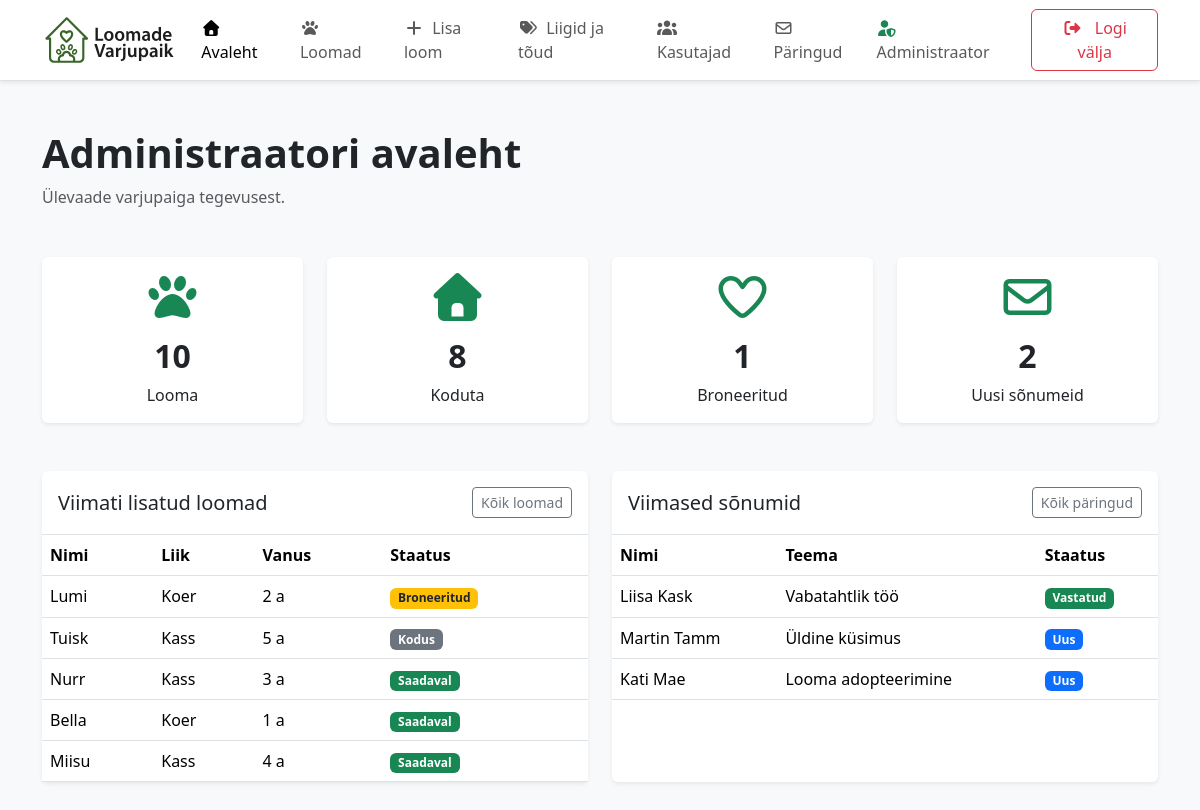
The page /veebirakendus/admin/index.php (signed in) on the database its author committed.
### tables this page shows
CREATE TABLE animals (
    id INT UNSIGNED AUTO_INCREMENT PRIMARY KEY,
    name VARCHAR(80) NOT NULL,
    species_id INT UNSIGNED NOT NULL,
    breed_id INT UNSIGNED NULL,
    sex ENUM('Isane', 'Emane') NOT NULL,
    birth_date DATE NOT NULL,
    size VARCHAR(40) NULL,
    color VARCHAR(80) NULL,
    location VARCHAR(120) NULL,
    neutered TINYINT(1) NOT NULL DEFAULT 0,
    chipped TINYINT(1) NOT NULL DEFAULT 0,
    short_description VARCHAR(255) NOT NULL,
    description TEXT NULL,
    status ENUM('Saadaval', 'Broneeritud', 'Hoolduses', 'Kodus') NOT NULL DEFAULT 'Saadaval',
    image VARCHAR(255) NULL,
    created_at TIMESTAMP NOT NULL DEFAULT CURRENT_TIMESTAMP,
    CONSTRAINT fk_animal_species FOREIGN KEY (species_id) REFERENCES species (id),
    CONSTRAINT fk_animal_breed FOREIGN KEY (breed_id) REFERENCES breeds (id) ON DELETE SET NULL,
    INDEX idx_animal_name (name)
);

CREATE TABLE species (
    id INT UNSIGNED AUTO_INCREMENT PRIMARY KEY,
    name VARCHAR(50) NOT NULL UNIQUE
);

CREATE TABLE contact_requests (
    id INT UNSIGNED AUTO_INCREMENT PRIMARY KEY,
    name VARCHAR(80) NOT NULL,
    email VARCHAR(120) NOT NULL,
    topic ENUM('Looma adopteerimine', 'Vabatahtlik töö', 'Annetamine', 'Üldine küsimus') NOT NULL,
    message TEXT NOT NULL,
    status ENUM('Uus', 'Vastatud') NOT NULL DEFAULT 'Uus',
    created_at TIMESTAMP NOT NULL DEFAULT CURRENT_TIMESTAMP
);

### veebirakendus/includes/functions.php (called while the page is built, shortened)
<?php
function e(mixed $value): string
{
    return htmlspecialchars((string) $value, ENT_QUOTES | ENT_SUBSTITUTE, 'UTF-8');
}
function age_label(string $birthDate): string
{
    $birth = new DateTimeImmutable($birthDate);
    $diff = $birth->diff(new DateTimeImmutable('today'));
    if ($diff->y >= 1) {
        return $diff->y . ' a';
    }
    $months = $diff->m + $diff->y * 12;
    $months = max(1, $months);
    return $months . ($months === 1 ? ' kuu' : ' kuud');
}
function status_badge_class(string $status): string
{
    return match ($status) {
        'Saadaval' => 'bg-success',
        'Broneeritud' => 'bg-warning text-dark',
        'Hoolduses' => 'bg-info text-dark',
        'Kodus' => 'bg-secondary',
        default => 'bg-light text-dark',
    };
}

### veebirakendus/admin/index.php (the view, shortened to what this page needs)
<?php
require_once __DIR__ . '/../includes/functions.php';
require __DIR__ . '/../includes/admin_header.php';
$pdo = db();
$stats = $pdo->query("SELECT
        COUNT(*) AS total,
        COALESCE(SUM(status = 'Saadaval'), 0) AS available,
        COALESCE(SUM(status = 'Broneeritud'), 0) AS reserved
    FROM animals")->fetch();
$newMessages = (int) $pdo->query("SELECT COUNT(*) FROM contact_requests WHERE status = 'Uus'")->fetchColumn();
$latestAnimals = $pdo->query("SELECT a.name, a.birth_date, a.status, s.name AS species_name
    FROM animals a
    JOIN species s ON s.id = a.species_id
    ORDER BY a.created_at DESC, a.id DESC
    LIMIT 5")->fetchAll();
$latestRequests = $pdo->query("SELECT name, topic, status
    FROM contact_requests
    ORDER BY created_at DESC, id DESC
    LIMIT 5")->fetchAll();
$statCards = [
    ['icon' => 'fa-paw', 'value' => (int) $stats['total'], 'label' => 'Looma', 'solid' => true],
    ['icon' => 'fa-house', 'value' => (int) $stats['available'], 'label' => 'Koduta', 'solid' => true],
    ['icon' => 'fa-heart', 'value' => (int) $stats['reserved'], 'label' => 'Broneeritud', 'solid' => false],
    ['icon' => 'fa-envelope', 'value' => $newMessages, 'label' => 'Uusi sõnumeid', 'solid' => false],
];
?>
<h1 class="fw-bold mb-2">Administraatori avaleht</h1>
<p class="text-muted mb-5">Ülevaade varjupaiga tegevusest.</p>
<div class="row g-4 mb-5">
    <?php foreach ($statCards as $card): ?>
        <div class="col-6 col-lg-3">
            <div class="card text-center shadow-sm border-0 h-100">
                <div class="card-body">
                    <i class="<?= $card['solid'] ? 'fa-solid' : 'fa-regular' ?> <?= e($card['icon']) ?> fa-3x text-success mb-3" aria-hidden="true"></i>
                    <h2 class="fw-bold"><?= e($card['value']) ?></h2>
                    <p class="mb-0"><?= e($card['label']) ?></p>
                </div>
            </div>
        </div>
    <?php endforeach; ?>
</div>
<div class="row g-4">
    <div class="col-lg-6">
        <div class="card shadow-sm border-0 h-100">
            <div class="d-flex justify-content-between align-items-center px-3 py-3 border-bottom">
                <h2 class="h5 mb-0">Viimati lisatud loomad</h2>
                <a href="animals.php" class="btn btn-sm btn-outline-secondary">Kõik loomad</a>
            </div>
            <div class="table-responsive">
                <table class="table table-hover align-middle mb-0">
                    <thead>
                        <tr><th scope="col">Nimi</th><th scope="col">Liik</th><th scope="col">Vanus</th><th scope="col">Staatus</th></tr>
                    </thead>
                    <tbody>
                        <?php foreach ($latestAnimals as $animal): ?>
                            <tr>
                                <td><?= e($animal['name']) ?></td>
                                <td><?= e($animal['species_name']) ?></td>
                                <td><?= e(age_label($animal['birth_date'])) ?></td>
                                <td><span class="badge <?= e(status_badge_class($animal['status'])) ?>"><?= e($animal['status']) ?></span></td>
                            </tr>
                        <?php endforeach; ?>
                    </tbody>
                </table>
            </div>
        </div>
    </div>
    <div class="col-lg-6">
        <div class="card shadow-sm border-0 h-100">
            <div class="d-flex justify-content-between align-items-center px-3 py-3 border-bottom">
                <h2 class="h5 mb-0">Viimased sõnumid</h2>
                <a href="requests.php" class="btn btn-sm btn-outline-secondary">Kõik päringud</a>
            </div>
            <div class="table-responsive">
                <table class="table table-hover align-middle mb-0">
                    <thead>
                        <tr><th scope="col">Nimi</th><th scope="col">Teema</th><th scope="col">Staatus</th></tr>
                    </thead>
                    <tbody>
                        <?php foreach ($latestRequests as $req): ?>
                            <tr>
                                <td><?= e($req['name']) ?></td>
                                <td><?= e($req['topic']) ?></td>
                                <td>
                                    <?php if ($req['status'] === 'Uus'): ?>
                                        <span class="badge bg-primary">Uus</span>
                                    <?php else: ?>
                                        <span class="badge bg-success"><?= e($req['status']) ?></span>
                                    <?php endif; ?>
                                </td>
                            </tr>
                        <?php endforeach; ?>
                    </tbody>
                </table>
            </div>
        </div>
    </div>
</div>
<?php require __DIR__ . '/../includes/admin_footer.php'; ?>

### rows shown on the page
animals: name "Lumi", species.name "Koer", birth_date "2 a", status "Broneeritud"
animals: name "Tuisk", species.name "Kass", birth_date "5 a", status "Kodus"
animals: name "Nurr", species.name "Kass", birth_date "3 a", status "Saadaval"
animals: name "Bella", species.name "Koer", birth_date "1 a", status "Saadaval"
animals: name "Miisu", species.name "Kass", birth_date "4 a", status "Saadaval"
contact_requests: name "Liisa Kask", topic "Vabatahtlik töö", status "Vastatud"
contact_requests: name "Martin Tamm", topic "Üldine küsimus", status "Uus"
contact_requests: name "Kati Mae", topic "Looma adopteerimine", status "Uus"

### other values the page prints
$user['name'] "Administraator"
$card['value'] "10"
$card['label'] "Looma"
$card['value'] "8"
$card['label'] "Koduta"
$card['value'] "1"
$card['label'] "Broneeritud"
$card['value'] "2"
$card['label'] "Uusi sõnumeid"
